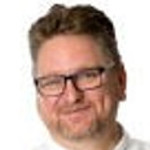
#> input picture Computer Vision 1/4.detection/pos1.jpg, 150 x 150 px; the run also reads 1 picture not shown here
$ jupyter execute --allow-errors 4_detection.ipynb
#> lines starting #> are read from the running program, lines starting #| are printed output that depends on the picture
### Computer Vision 1/4.detection/hogvis.py
import matplotlib.pyplot as plt
import numpy as np
import skimage.draw

def hogvis(descriptor,bsize=8,norient=9):
    """
    This function visualizes a hog descriptor using little
    icons to indicate orientation. We follow the convention
    that the first orientation bin starts at a gradient
    orientations of -pi/2 and the last bin ends at pi/2

    Parameters
    ----------
    descriptor : 3D float array
         HOG descriptor values

    bsize : int
        The size of the spatial bins in pixels, defaults to 8

    norient : int
        The number of orientation histogram bins, defaults to 9

    Returns
    -------
    hog_image : 2D float array
        Visualization of the hog descriptor with oriented line segments.

    """
#> called with descriptor = array of shape (10, 10, 9), bsize = 8, norient = 9

    d_h = descriptor.shape[0]
    d_w = descriptor.shape[1]
    hog_image = np.zeros((d_h*bsize,d_w*bsize), dtype=float)

    #radius of a spatial bin
    radius = bsize // 2
    orient = np.arange(norient)

    #angle of bin mid-points 0..pi
    orient_angle = (np.pi * (orient + .5) / norient)

    #end points of a line at each orientation
    vr = -(radius-0.5) * np.cos(orient_angle)
    vc = (radius-0.5) * np.sin(orient_angle)

    for r in range(d_h):
        for c in range(d_w):
            for o, dr, dc in zip(orient,vr,vc):
                centre = tuple([r*bsize + radius, c*bsize + radius])
                rr, cc = skimage.draw.line(int(centre[0] - dc), int(centre[1] + dr),
                                          int(centre[0] + dc), int(centre[1] - dr))
                hog_image[rr,cc] += descriptor[r, c, o]

    return hog_image


# [16 lines left out: function test_hogvis, not called in this run]

### Computer Vision 1/4.detection/4_detection.ipynb
# Object Detection (due Saturday 3/9/2019)

In this assignment, you will develop an object detector based on gradient features and sliding window classification. A set of test images and ***hogvis.py*** are provided in the Canvas assignment directory

---

***Name:*** Dikai Fang

***SID:*** 29991751

---

[cell 1]
import numpy as np
import matplotlib.pyplot as plt

---
# 1. Image Gradients [20 pts]

Write a function that takes a grayscale image as input and returns two arrays the same size as the image, the first of which contains the magnitude of the image gradient at each pixel and the second containing the orientation.

Your function should filter the image with the simple x- and y-derivative filters described in class. Once you have the derivatives you can compute the orientation and magnitude of the gradient vector at each pixel. You should use  ***scipy.ndimage.correlate*** with the 'nearest' option in order to nicely handle the image boundaries.

Include a visualization of the output of your gradient calculate for a small test image. For displaying the orientation result, please uses a cyclic colormap such as "hsv" or "twilight".  (see https://matplotlib.org/tutorials/colors/colormaps.html)

[cell 2]
#we will only use:  scipy.ndimage.correlate
from scipy import ndimage

def mygradient(image):
    """
    This function takes a grayscale image and returns two arrays of the
    same size, one containing the magnitude of the gradient, the second
    containing the orientation of the gradient.


    Parameters
    ----------
    image : 2D float array of shape HxW
         An array containing pixel brightness values

    Returns
    -------
    mag : 2D float array of shape HxW
        gradient magnitudes

    ori : 2Dfloat array of shape HxW
        gradient orientations in radians
    """

    # your code goes here
#     sobel_x = np.array([[1., 0 , -1],[2, 0, -2],[1, 0, -1]])
#     sobel_y = np.array([[1., 2, 1], [0, 0, 0], [-1, -2, -1]])

    x_kernel = np.array([[-1, 1]])
    y_kernel = np.array([[-1], [1]])

    x_dir = ndimage.correlate(image, x_kernel, mode = "nearest") + 1e-16
    y_dir = ndimage.correlate(image, y_kernel, mode = "nearest")

    mag = ((x_dir**2) + (y_dir**2))**(1/2)
    ori = np.arctan((y_dir/x_dir))
#     ori = np.arctan((y_dir/x_dir))

    return (mag,ori)

#> (a cell that did not finish here is left out)

---

# 2. Histograms of Gradient Orientations [25 pts]

Write a function that computes gradient orientation histograms over each 8x8 block of pixels in an image. Your function should bin the orientation into 9 equal sized bins between -pi/2 and pi/2. The input of your function will be an image of size HxW. The output should be a three-dimensional array ***ohist*** whose size is (H/8)x(W/8)x9 where ***ohist[i,j,k]*** contains the count of how many edges of orientation k fell in block (i,j). If the input image dimensions are not a multiple of 8, you should use ***np.pad*** with the ***mode=edge*** option to pad the width and height up to the nearest integer multiple of 8.

To determine if a pixel is an edge, we need to choose some threshold. I suggest using a threshold that is 10% of the maximum gradient magnitude in the image. Since each 8x8 block will contain a different number of edges, you should normalize the resulting histogram for each block to sum to 1 (i.e., ***np.sum(ohist,axis=2)*** should be 1 at every  location).

I would suggest your function loops over the orientation bins. For each orientation bin you'll need to identify those pixels in the image whose magnitude is above the threshold and whose orientation falls in the given bin. You can do this easily in numpy using logical operations in order to generate an array the same size as the image that contains Trues at the locations of every edge pixel that falls in the given orientation bin and is above threshold. To collect up pixels in each 8x8 spatial block you can use the function ***ski.util.view_as_windows(...,(8,8),step=8)*** and ***np.count_nonzeros*** to count the number of edges in each block.

Test your code by creating a simple test image (e.g. a white disk on a black background), computing the descriptor and using the provided function ***hogvis*** to visualize it.

Note: in the discussion above I have assumed 8x8 block size and 9 orientations. In your code you should use the parameters ***bsize*** and ***norient*** in place of these constants.

[cell 4]
#we will only use:  ski.util.view_as_windows for computing hog descriptor
import skimage as ski
#we will only use:  scipy.ndimage.correlate
from scipy import ndimage

def hog(image,bsize=8,norient=9):

    """
    This function takes a grayscale image and returns a 3D array
    containing the histogram of gradient orientations descriptor (HOG)
    We follow the convention that the histogram covers gradients starting
    with the first bin at -pi/2 and the last bin ending at pi/2.

    Parameters
    ----------
    image : 2D float array of shape HxW
         An array containing pixel brightness values

    bsize : int
        The size of the spatial bins in pixels, defaults to 8

    norient : int
        The number of orientation histogram bins, defaults to 9

    Returns
    -------
    ohist : 3D float array of shape (H/bsize,W/bsize,norient)
        edge orientation histogram

    """

    # determine the size of the HOG descriptor
    (h,w) = image.shape
    h2 = int(np.ceil(h/float(bsize)))
    w2 = int(np.ceil(w/float(bsize)))
    ohist = np.zeros((h2,w2,norient))

    # pad the input image as needed so that it is a multiple of bsize
    pw = 0
    ph = 0
    if (w % bsize != 0):
        pw = bsize - (w % bsize)
    if (h % bsize != 0):
        ph = bsize - (h % bsize)
    image = np.pad(image,((ph,0),(pw,0)),'edge')

    # compute image gradients
    (mag,ori) = mygradient(image)

    # choose a threshold which is 10% of the maximum gradient magnitude in the image
    thresh = np.amax(mag) * 0.1

    # separate out pixels into orientation channels, dividing the range of orientations
    # [-pi/2,pi/2] into norient equal sized bins and count how many fall in each block
    # as a sanity check, make sure every pixel gets assigned to at most 1 bin.
    bincount = np.zeros((h2*bsize,w2*bsize))

    orient_start = (-np.pi/2)
    orient_end = (np.pi/2)
    orient_inter = (abs(orient_start) + abs(orient_end))/norient

    for i in range(norient):
        #create a binary image containing 1s for pixels at the ith
        #orientation where the magnitude is above the threshold.
#         B = np.zeros((h, w))
        B = np.zeros(image.shape)

        lowerBound = orient_start + i * orient_inter
        higherBound = orient_start + (i+1) * orient_inter

        oneIdx = (ori >= lowerBound) & (ori < higherBound) & (mag > thresh)
        if (i == norient-1):
            oneIdx = (ori >= lowerBound) & (ori <= higherBound) & (mag > thresh)
        B[oneIdx] = 1

        #sanity check
        bincount = bincount + B

        #pull out non-overlapping bsize x bsize blocks
        chblock = ski.util.view_as_windows(B,(bsize,bsize),step=bsize)
        chblock = chblock.reshape((h2, w2, bsize*bsize))

        #sum up the count for each block and store the results
        ohist[:,:,i] = np.count_nonzero(chblock,axis = 2)


    assert(np.all(bincount<=1))

    # lastly, normalize the histogram so that the sum along the orientation dimension is 1
    # note: don't divide by 0! If there are no edges in a block (i.e. the sum of counts
    # is 0) then your code should leave all the values as zero.

    total = np.sum(ohist, axis = 2)
    total[np.where(total == 0)] = 1.

    for i in range(norient):
        ohist[::, ::, i] = ohist[::, ::, i]/total

    assert(ohist.shape==(h2,w2,norient))

    return ohist

[cell 5]
#provided function for visualizing hog descriptors
import hogvis as hogvis

#
# generate a simple test image... a 80x80 image
# with a circle of radius 30 in the center
#
[yy,xx] = np.mgrid[-40:40,-40:40]
# im = np.array((xx*xx+yy*yy<=30*30),dtype=float)

# [yy,xx] = np.mgrid[-44:44,-44:44]
im = np.array((xx*xx+yy*yy<=30*30),dtype=float)

hog_info = hog(im)
hogvis_result = hogvis.hogvis(hog_info, bsize=8, norient=9)


#
# display the image and the output of hogvis
#

fig = plt.figure(figsize = (10,12))

fig.add_subplot(1,2,1).imshow(im)
fig.add_subplot(1,2,2).imshow(hogvis_result)

plt.show()
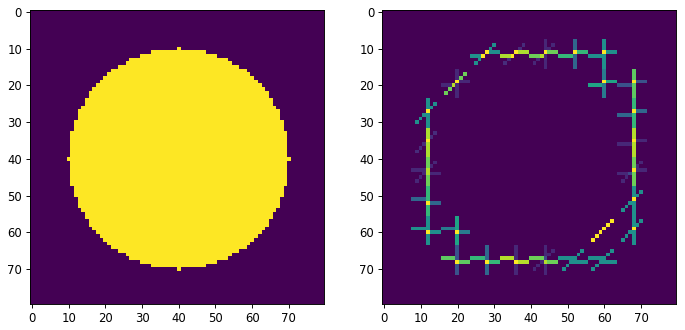
#> figure drawn by matplotlib, 2 panels

---
# 3. Detection [25 pts]

Write a function that takes a template and an image and returns the top detections found in the image. Your function should follow the definition given below.

In your function you should first compute the histogram-of-gradient-orientation feature map for the image, then correlate the template with the feature map. Since the feature map and template are both three dimensional, you will want to filter each orientation separately and then sum up the results to get the final response. If the image of size HxW then this final response map will be of size (H/8)x(W/8).

When constructing the list of top detections, your code should implement non-maxima suppression so that it doesn't return overlapping detections. You can do this by sorting the responses in descending order of their score. Every time you add a detection to the list to return, check to make sure that the location of this detection is not too close to any of the detections already in the output list. You can estimate the overlap by computing the distance between a pair of detections and checking that the distance is greater than say 70% of the width of the template.

Your code should return the locations of the detections in terms of the original image pixel coordinates (so if your detector had a high response at block **[i,j]** in the response map, then you should return **(8i,8j)** as the pixel coordinates).

I have provided a function for visualizing the resulting detections which you can use to test your detect function. Please include some visualization of a simple test case.

[cell 6]
def detect(image,template,ndetect=5,bsize=8,norient=9):

    """
    This function takes a grayscale image and a HOG template and
    returns a list of detections where each detection consists
    of a tuple containing the coordinates and score (x,y,score)

    Parameters
    ----------
    image : 2D float array of shape HxW
         An array containing pixel brightness values

    template : a 3D float array
        The HOG template we wish to match to the image

    ndetect : int
        Number of detections to return

    bsize : int
        The size of the spatial bins in pixels, defaults to 8

    norient : int
        The number of orientation histogram bins, defaults to 9

    Returns
    -------
    detections : a list of tuples of length ndetect
        Each detection is a tuple (x,y,score)

    """

    # norient for the template should match the norient parameter passed in
    assert(template.shape[2]==norient)

    fmap = hog(image,bsize=bsize,norient=norient)


    #cross-correlate the template with the feature map to get the total response
#     resp = np.zeros(fmap.shape)
    resp = np.zeros((fmap.shape[0], fmap.shape[1]))
    for i in range(norient):
        resp = resp + ndimage.correlate(fmap[::,::,i], template[::,::,i], mode = "nearest")

    #sort the values in resp in descending order.
    # val[i] should be ith largest score in resp
    # ind[i] should be the index at which it occurred so that val[i]==resp[ind[i]]
    #
#     val = ...  #sorted response values
#     ind = ...  #corresponding indices

    val = np.sort(resp, axis = None)[::-1]
    ind = np.unravel_index(np.argsort(resp, axis=None)[::-1], resp.shape)


    #work down the list of responses from high to low, to generate a
    # list of ndetect top scoring matches which do not overlap
    detcount = 0
    i = 0
    detections = []
    while ((detcount < ndetect) and (i < len(val))):
        # convert 1d index into 2d index
        yb = ind[0][i]
        xb = ind[1][i]

        assert(val[i]==resp[yb,xb]) #make sure we did indexing correctly

        #covert block index to pixel coordinates based on bsize
        xp = bsize * xb
        yp = bsize * yb

        #check if this detection overlaps any detections that we've already added
        #to the list. compare the x,y coordinates of this detection to the x,y
        #coordinates of the detections already in the list and see if any overlap
        #by checking if the distance between them is less than 70% of the template
        # width/height

        overlap = False
        for d in range(len(detections)):
            dist = abs(((yp - detections[d][1])**2 + (xp - detections[d][0])**2)**(1/2))
            x_dist = abs(((xp - detections[d][0])))
            y_dist = abs(((yp - detections[d][1])))
#             if ((dist < 0.7 * template.shape[0]) or (dist < 0.7 * template.shape[1])):
            if ((x_dist < 0.7 * template.shape[1]) or (y_dist < 0.7 * template.shape[0])):
                overlap = True
                break


        #if the detection doesn't overlap then add it to the list
        if (not overlap):
            detcount = detcount + 1
            detections.append((xp,yp,val[i]))

        i=i+1

    if (len(detections) < ndetect):
        print('WARNING: unable to find ',ndetect,' non-overlapping detections')

    return detections

[cell 7]
import matplotlib.patches as patches

def plot_detections(image,detections,tsize_pix):
    """
    This is a utility function for visualization that takes an image and
    a list of detections and plots the detections overlayed on the image
    as boxes.

    Color of the bounding box is based on the order of the detection in
    the list, fading from green to red.

    Parameters
    ----------
    image : 2D float array of shape HxW
         An array containing pixel brightness values

    detections : a list of tuples of length ndetect
        Detections are tuples (x,y,score)

    tsize_pix : (int,int)
        The height and width of the box in pixels

    Returns
    -------
    None

    """
    ndetections = len(detections)

    fig = plt.figure()

#     plt.imshow(image, aspect = 'equal')
    fig.add_subplot(1,1,1).imshow(image)
    ax = plt.gca()
    w = tsize_pix[1]
    h = tsize_pix[0]
    red = np.array([1,0,0])
    green = np.array([0,1,0])
    ct = 0
    for (x,y,score) in detections:
        xc = x-(w//2)
        yc = y-(h//2)
        col = (ct/ndetections)*red + (1-(ct/ndetections))*green
        rect = patches.Rectangle((xc,yc),w,h,linewidth=3,edgecolor=col,facecolor='none')
        ax.add_patch(rect)
        ct = ct + 1

    plt.show()

[cell 8]
#
# sketch of some simple test code, modify as needed
#

#create a synthetic image
[yy,xx] = np.mgrid[-40:40,-40:40]
im1 = np.array((xx*xx+yy*yy<=30*30),dtype=float)
[yy,xx] = np.mgrid[-60:20,-60:20]
im2 = np.array((xx*xx+yy*yy<=25*25),dtype=float)
im = 0.5*im1+0.5*im2

#compute feature map with default parameters
fmap = hog(im)

#extract a 3x3 template
# tplate = fmap[2:5,2:5,:]
template = fmap[1:4,1:4,:]

#run the detect code
detections = detect(im,template,ndetect=5)

#visualize results.
plot_detections(im,detections,(24,24))
#> in plot_detections, `plt.show()`:
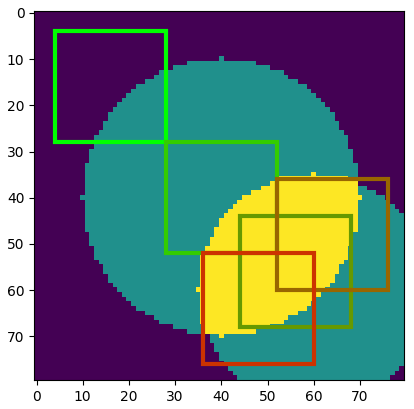
#> figure drawn by matplotlib, 1 panel

# visually confirm that:
#   1. top detection should be the same as the location where we selected the template
#   2. multiple detections do not overlap too much

---
# 4. Learning Templates [15 pts]

The final step is to implement a function to learn a template from positive and negative examples. Your code should take a collection of cropped positive and negative examples of the object you are interested in detecting, extract the features for each, and generate a template by taking the average positive template minus the average negative template.

[cell 9]
def learn_template(posfiles,negfiles,tsize=np.array([16,16]),bsize=8,norient=9):
    """
    This function takes a list of positive images that contain cropped
    examples of an object + negative files containing cropped background
    and a template size. It produces a HOG template and generates visualization
    of the examples and template

    Parameters
    ----------
    posfiles : list of str
         Image files containing cropped positive examples

    negfiles : list of str
        Image files containing cropped negative examples

    tsize : (int,int)
        The height and width of the template in blocks

    Returns
    -------
    template : float array of size tsize x norient
        The learned HOG template

    """

    #compute the template size in pixels
    #corresponding to the specified template size (given in blocks)
    tsize_pix=bsize*tsize

    #figure to show positive training examples
    fig1 = plt.figure()
    pltct = 1

    #accumulate average positive and negative templates
    pos_t = np.zeros((tsize[0],tsize[1],norient),dtype=float)
    for file in posfiles:
        #load in a cropped positive example
        img = plt.imread(file)

        #convert to grayscale and resize to fixed dimension tsize_pix
        grayI = np.zeros((img.shape[0], img.shape[1]), dtype = float)
        grayI[::, ::] = (0.299 * img[::, ::, 0] + 0.587 * img[::, ::, 1] + 0.114 * img[::, ::, 2])

        #using skimage.transform.resize if needed.
        grayI = ski.transform.resize(grayI, tsize)

        #display the example if you want to train with a large # of examples,
        #you may want to modify this, e.g. to show only the first 5.
        ax = fig1.add_subplot(len(posfiles),1,pltct)
        ax.imshow(grayI,cmap=plt.cm.gray)
        pltct = pltct + 1

        #extract feature
        fmap = hog(grayI,bsize=1)

        #compute running average
#         pos_t = ..

        pos_t += fmap.reshape(pos_t.shape)

    pos_t = (1/len(posfiles))*pos_t
    fig1.show()


    # repeat same process for negative examples
    fig2 = plt.figure()
    pltct = 1
    neg_t = np.zeros((tsize[0],tsize[1],norient),dtype=float)
    for file in negfiles:
        img = plt.imread(file)

        grayI = np.zeros((img.shape[0], img.shape[1]), dtype = np.float64)
        grayI[::, ::] = (0.299 * img[::, ::, 0] + 0.587 * img[::, ::, 1] + 0.114 * img[::, ::, 2])
        grayI = ski.transform.resize(grayI, tsize)

        ax = fig2.add_subplot(len(negfiles),1,pltct)
        ax.imshow(grayI,cmap=plt.cm.gray)
        pltct = pltct + 1

        fmap = hog(grayI, bsize = 1)

        neg_t += fmap


    neg_t = (1/len(negfiles))*neg_t
    fig2.show()

    # add code here to visualize the positive and negative parts of the template
    # using hogvis. you should separately visualize pos_t and neg_t rather than
    # the final tempalte.
    hogFig = plt.figure()
    pos_hogvis_result = hogvis.hogvis(pos_t, bsize=8, norient=9)
    neg_hogvis_result = hogvis.hogvis(neg_t, bsize=8, norient=9)
    pos_ax = hogFig.add_subplot(1,2,1)
    pos_ax.imshow(pos_hogvis_result)
    pos_ax.set_title("positive template")
    neg_ax = hogFig.add_subplot(1,2,2)
    neg_ax.imshow(neg_hogvis_result)
    neg_ax.set_title("negative template")
    hogFig.show()

    # now construct our template as the average positive minus average negative
    template = pos_t - neg_t

    return template

---
# 5. Experiments [15 pts]

Test your detection by training a template and running it on a test image.

In your experiments and writeup below you should include: (a) a visualization of the positive and negative patches you use to train the template and corresponding hog feature, (b) the detection results on the test image. You should show (a) and (b) for ***two different object categories***, the provided face test images and another category of your choosing (e.g. feel free to experiment with detecting cat faces, hands, cups, chairs or some other type of object).  Additionaly, please include results of testing your detector where there are at least 3 objects to detect (this could be either 3 test images which each have one or more objects, or a single image with many (more than 3) objects). Your test image(s) should be distinct from your training examples. Finally, write a brief (1 paragraph) discussion of where the detector works well and when it fails. Describe some ways you might be able to make it better.

NOTE 1: You will need to create the cropped test examples to pass to your ***learn_template***. You can do this by  cropping out the examples by hand (e.g. using an image editing tool). You should attempt to crop them out in the most consistent way possible, making sure that each example is centered with the same size and aspect ratio. Negative examples can be image patches that don't contain the object of interest. You should crop out negative examples with roughly the same resolution as the positive examples.

NOTE 2: For the best result, you will want to test on images where the object is the same size as your template. I recommend using the default ***bsize*** and ***norient*** parameters for all your experiments. You will likely want to modify the template size as needed

## Experiment 1: Face detection

[cell 10]
# assume template is 16x16 blocks, you may want to adjust this
# for objects of different size or aspect ratio.
# compute image a template size
bsize=8
tsize=np.array([16,16])  #height and width in blocks
tsize_pix = bsize*tsize  #height and width in pixels
posfiles = ('pos1.jpg','pos2.jpg','pos3.jpg','pos4.jpg','pos5.jpg')
negfiles = ('neg1.jpg','neg2.jpg','neg3.jpg','neg4.jpg','neg5.jpg')

# call learn_template to learn and visualize the template and training data
#> (the rest of this cell did not finish here and is left out)

#> in learn_template, img is the input picture: shape (150, 150, 3); mean R, G, B 198.6, 176.7, 166.9
#> (the rest of the program and of its run is left out)
